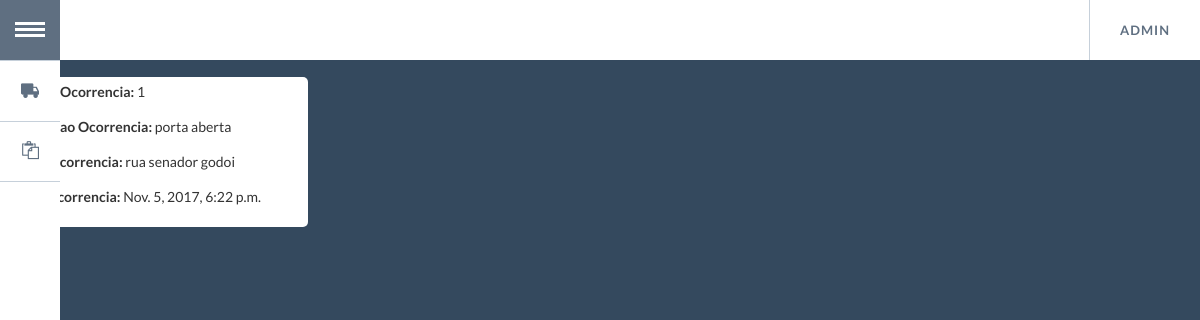
Page /lista_ocorrencia/ (signed in) on the committed database.
### app/models.py (models this page shows, shortened)
class Ocorrencia(models.Model):
    cd_ocorrencia = models.AutoField(
        primary_key=True
    )
    ds_ocorrencia = models.CharField(
        max_length=100
    )
    local_ocorrencia = models.CharField(
        max_length=100
    )
    data_ocorrencia = models.DateTimeField(
        null=True,
        blank=True
    )
    cd_viagem = models.ForeignKey(
        Viagem,
        null=True,
        blank=True
    )
    class Meta:
        verbose_name = 'Ocorrencia'
        verbose_name_plural = 'Ocorrencias'

### app/views.py (the view)
# urls.py: url(r'^lista_ocorrencia/$', app.views.lista_ocorrencia, name='lista_ocorrencia'),
def lista_ocorrencia(request):
    if request.user.is_authenticated():
        ocorrencia = Ocorrencia.objects.all()
        return render(request, 'index_ocorrencia.html', {'ocorrencia' : ocorrencia})
    else:
        return HttpResponseRedirect('/login/?next=%s' % request.path)

### app/templates/index_ocorrencia.html
{% extends "base.html" %}
{% block content %}
<div class="container-full" style="padding:0px">
{% for ocorrencia in ocorrencia %}
    <div class="container-card">
      <div class="description-card">
        <p><label>Codigo Ocorrencia:</label> {{ ocorrencia.cd_ocorrencia }}</p>
        <p><label>Descricao Ocorrencia: </label> {{ ocorrencia.ds_ocorrencia }}</p>
        <p><label>Local Ocorrencia: </label> {{ ocorrencia.local_ocorrencia }}</p>
        <p><label>Data Ocorrencia: </label> {{ ocorrencia.data_ocorrencia }}</p>
      </div>
    </div>
{% endfor %}
</div>
{% endblock %}

### app/templates/base.html (shortened to what this page needs)
<!DOCTYPE html>
<html>
<head>
{% block header %}
  <link rel="stylesheet" type="text/css" href="/static/css/bootstrap.min.css" />
  <link rel="stylesheet" type="text/css" href="/static/css/normalize.min.css" />
  <link rel="stylesheet" type="text/css" href="/static/css/demo.min.css" />
  <link rel="stylesheet" type="text/css" href="/static/css/component.min.css" />
</head>
{% endblock %}
<body>
  {%block menu%}
  <div class="container">
    <ul id="gn-menu" class="gn-menu-main">
      <li class="gn-trigger">
        <a class="gn-icon gn-icon-menu"><span class="">Menu</span></a>
        <nav class="gn-menu-wrapper">
          <div class="gn-scroller">
            <ul class="gn-menu">
              <li>
                <a class="gn-icon gn-icon-viagem" href="/lista_viagem">Viagem</a>
              </li>
              <li><a class="gn-icon gn-icon-ocorrencias" href="/lista_ocorrencia">Ocorrências</a></li>
            </ul>
          </div>
        </nav>
      </li>
        {% if user.is_authenticated %}
      <li class="gn-trigger-right">
        <a class="gn-icon-menu-right"><span>{{ user.username }}</span></a>
        {% else %}
        <li>
        <a class="" href="/login"><span class="gn-icon gn-icon-login">Realizar Login</span></a>
        </nav>
        {% endif %}
      </li>
    </ul>
  </div>
{% endblock %}
{% block content %}{% endblock %}
</body>
</html>

### rows in the picture
Ocorrencia: cd_ocorrencia "1", ds_ocorrencia "porta aberta", local_ocorrencia "rua senador godoi", data_ocorrencia "Nov. 5, 2017, 6:22 p.m."

### other values in the picture
{{ user.username }} "ADMIN"
